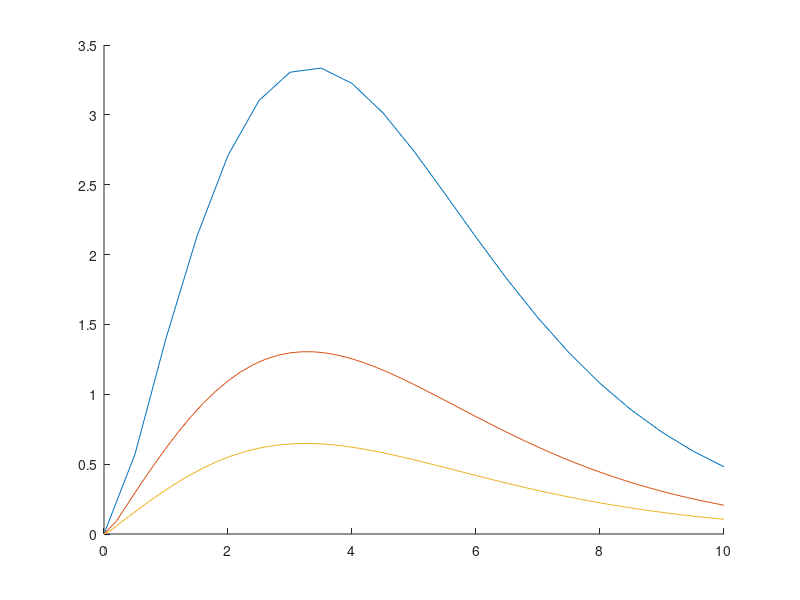

Write MATLAB code to recreate this figure.
%======================= Eulv2 ==============================
% The program computes the velocity of a golf ball
% falling vertically in air and compares with the analytical
% solution. The equation of motion is integrated
% using Euler's method
%============================================================

clear all; close all;
clc;

nu = 1.5e-5 ;  % Kinematical viscosity [m^2/s]
rof = 1.22  ;  % Density of air [kg/m^3]
rol = 1275.0;  % Density of ball [kg/m^3]
d   =  0.041 ; % Diameter of ball [m]
tend = 10.0  ;  % Max. time [s]
g = 9.81    ;  % Gravity [N/kg]

% Using Cd = 0.4;
alfa = 7.0e-3;
k1 = sqrt(g/alfa); k2 = sqrt(alfa*g);
hold on
for dt = [0.5 0.2 0.1]
    nsteps = round(tend/dt) + 1;
    va = zeros(nsteps,1); t = va; 
    v = va; feil = v;        % allocate space
    for k = 1:nsteps - 1
        t(k+1) = k*dt;
        v(k+1) = v(k) + dt*(g - alfa*v(k)^2);
    end
    % Analytical solution
    va = k1*tanh(k2*t);
   
   % Compute relative error
   for k = 2:nsteps
       relerr(k) = abs((va(k) -v(k))/va(k));
   end
   relerr = relerr*100;
   plot(t,relerr)
end
shg
hold off
